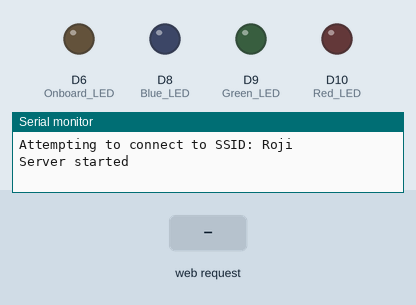
This sketch was run on a simulated Arduino MKR. On the bench: output pins drawn as LEDs (lit = HIGH), the last lines printed to the serial monitor. Inputs (shaded band) come from the test bench. WiFi joins after 1.5 s; servers stay silent unless stated.

Above: at 7.7 s.
7.8 s: HTTP request GET /red/on received
At 8.6 s:
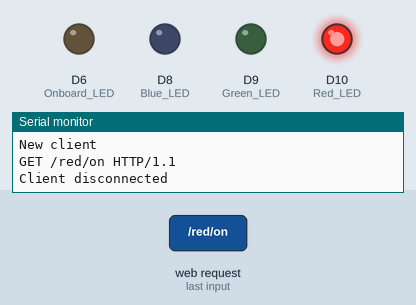
9.3 s: HTTP request GET /green/on received
At 9.7 s:
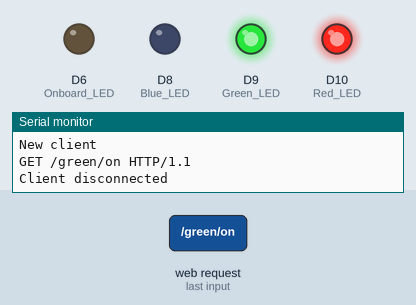
10.8 s: HTTP request GET /red/off received
At 12.0 s:
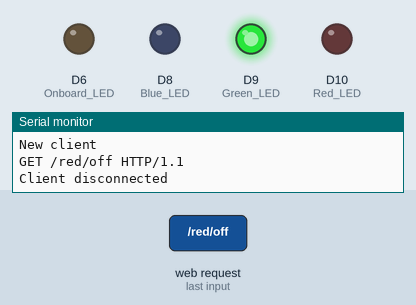
12.3 s: HTTP request GET /blue/on received
At 13.2 s:
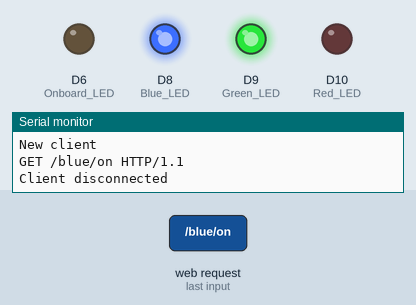
13.8 s: HTTP request GET /green/off received
At 14.4 s:
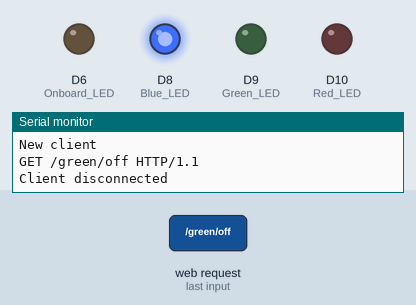
15.3 s: HTTP request GET /red/on received
At 16.7 s:
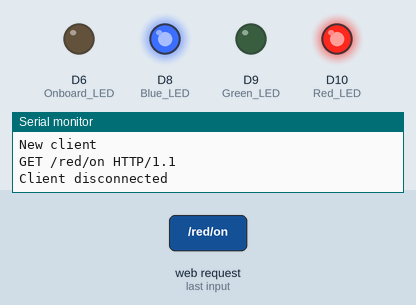
Timing chart, 0 to 17.8 s (numbered marks = the images above; inputs shaded):
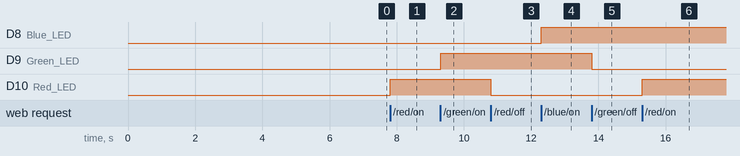

The sketch:

TRAFFICCONTROLHD.ino
```cpp
#include <WiFiNINA.h>

char ssid[] = "Roji";     // your network SSID (name)
char pass[] = "12345678"; // your network password
int status = WL_IDLE_STATUS;

WiFiServer server(80);

void setup() {
  // Initialize serial communication
  Serial.begin(9600);

  // Attempt to connect to WiFi network
  while (status != WL_CONNECTED) {
    Serial.print("Attempting to connect to SSID: ");
    Serial.println(ssid);
    status = WiFi.begin(ssid, pass);
    delay(5000); // Wait 5 seconds for connection
  }

  // If successfully connected to WiFi, start the server
  server.begin();
  Serial.println("Server started");

  // Set pin modes for LEDs
  pinMode(LED_BUILTIN, OUTPUT); // Onboard LED
  pinMode(10, OUTPUT);           // Red LED
  pinMode(9, OUTPUT);           // Green LED
  pinMode(8, OUTPUT);           // Blue LED
}

void loop() {
  // Check for client connections
  WiFiClient client = server.available();
  if (client) {
    Serial.println("New client");
    String currentLine = "";

    // Wait for client to send request
    while (client.connected()) {
      if (client.available()) {
        char c = client.read();
        Serial.write(c);
        currentLine += c;

        // Check if end of HTTP request is reached
        if (c == '\n') {
          // If request is GET /red/on, turn on red LED
          if (currentLine.indexOf("/red/on") != -1) {
            digitalWrite(10, HIGH);
          }
          // If request is GET /red/off, turn off red LED
          else if (currentLine.indexOf("/red/off") != -1) {
            digitalWrite(10, LOW);
          }
 // Similar handling for green and blue LEDs
          else if (currentLine.indexOf("/green/on") != -1) {
            digitalWrite(9, HIGH);
          }
          else if (currentLine.indexOf("/green/off") != -1) {
            digitalWrite(9, LOW);
          }
          else if (currentLine.indexOf("/blue/on") != -1) {
            digitalWrite(8, HIGH);
          }
          else if (currentLine.indexOf("/blue/off") != -1) {
            digitalWrite(8, LOW);
          }
          // Respond to the client with a 200 OK status
          client.println("HTTP/1.1 200 OK");
          client.println("Content-type:text/html");
          client.println();
          break; // Exit the loop
        }
      }
    }
    // Close the connection
    delay(1);
    client.stop();
    Serial.println("Client disconnected");
  }
}
```

Measured:
- after the input at 7.8 s, D10 (Red_LED): LOW → HIGH at once
- after the input at 9.3 s, D9 (Green_LED): LOW → HIGH at once
- after the input at 10.8 s, D10 (Red_LED): HIGH → LOW at once
- after the input at 12.3 s, D8 (Blue_LED): LOW → HIGH at once
- after the input at 13.8 s, D9 (Green_LED): HIGH → LOW at once
- after the input at 15.3 s, D10 (Red_LED): LOW → HIGH at once
